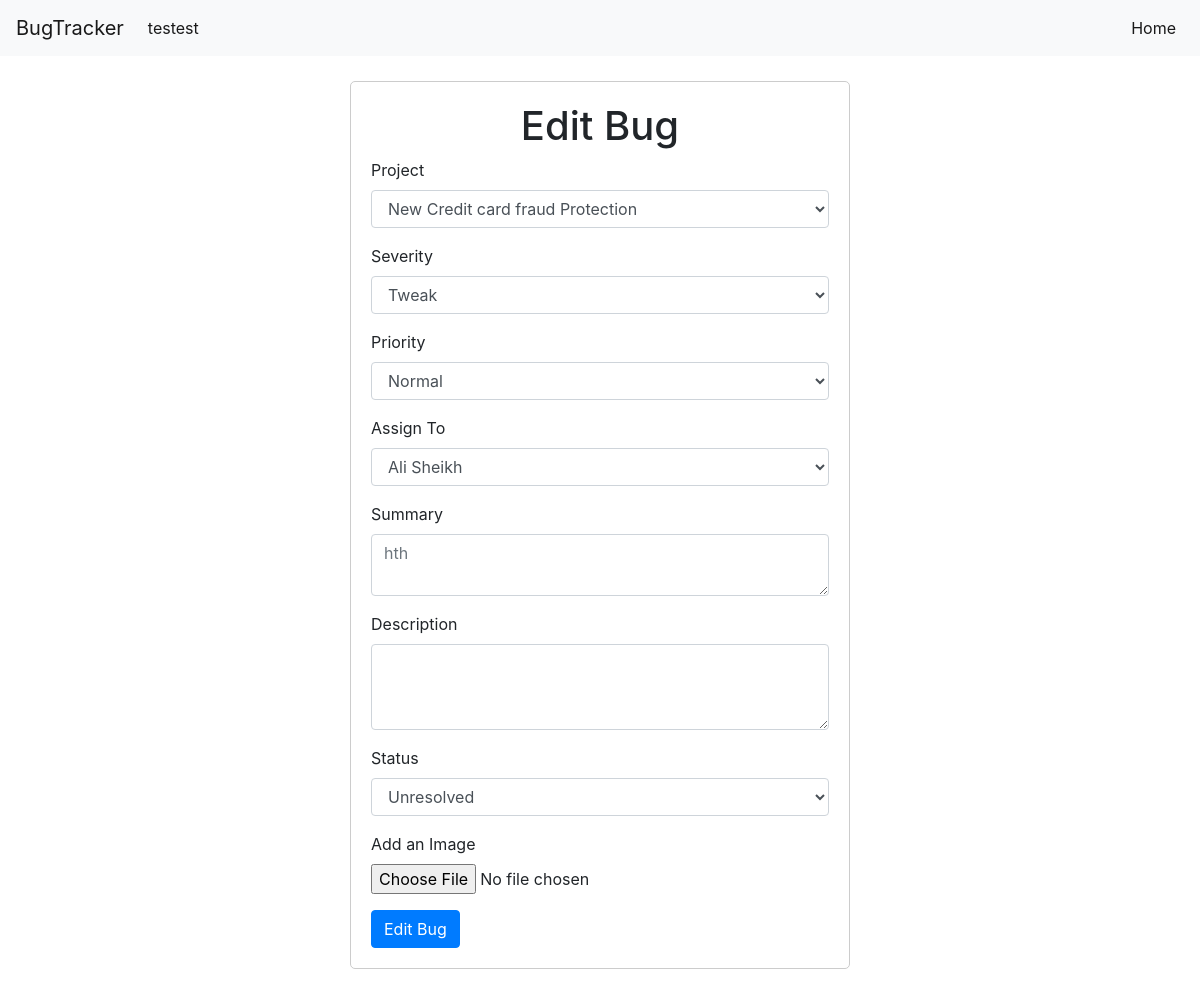
Before: /editbug/36 (signed in) with the older database file.
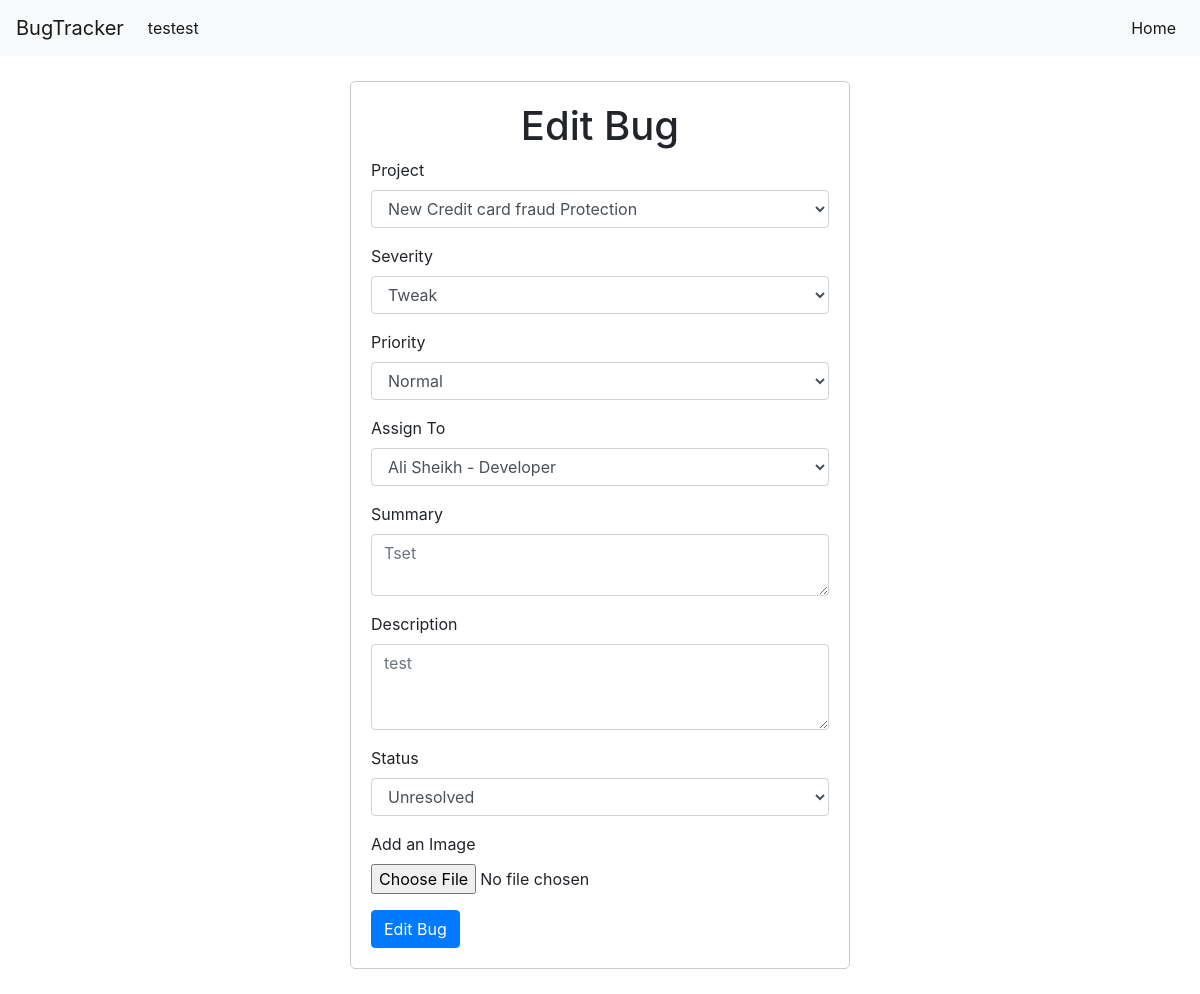
After: the same page with the newer database file.
### home/models.py (models this page shows, shortened)
class Bug(models.Model):
    project = models.CharField(max_length=122,null=True)
    Severity = models.CharField(max_length=122,null=True)
    Priority = models.CharField(max_length=122,null=True)
    Assign = models.CharField(max_length=122,null=True)
    Summary = models.TextField(null=True)
    Desc = models.TextField(null=True)
    date = models.DateField()
    Image = models.ImageField(upload_to='images/')
    status = models.CharField(max_length=50,default='Unresolved')
    created = models.DateTimeField(auto_now_add = True)
    ended = models.DateField(null=True,blank=True)
    timetaken = models.CharField(max_length=50,null=True,blank=True)
    reportedby = models.CharField(max_length=50)
    resolvedby = models.CharField(max_length=100,blank=True,null=True)

### home/views.py (the view)
# urls.py: path('editbug/<int:id>',views.editbug,name='Edit bug'),
@login_required
def editbug(request,id):
    bug = Bug.objects.get(id=id)
    if bug.status == 'Resolved':
        return render(request, 'error_page.html', {'message': 'Bug is already resolved and cannot be edited.'})
    if request.method == "POST":
        bug = Bug.objects.get(id=id)
        if bug.status == 'Resolved':
            return render(request, 'error_page.html', {'message': 'Bug is already resolved and cannot be edited.'})
        bug.project = request.POST.get('project')
        bug.Severity = request.POST.get('Severity')
        bug.Priority = request.POST.get('Priority')
        bug.Assign = request.POST.get('Assign')
        bug.Summary = request.POST.get('Summary')
        bug.Desc = request.POST.get('Desc')
        bug.Image = request.FILES.get('Image')
        bug.status = request.POST.get('status')
        if bug.status=="Resolved":
            current_user = request.user.username
            bug.resolvedby = current_user
            bug.ended = timezone.now()
            time = bug.ended-bug.created
            bug.timetaken = str(time.days)+" days "+str(time.seconds//3600)+" hr"
        bug.save()
        my_data = Bug.objects.all().order_by('created')
        reversed_data = my_data.reverse()  # Reverse the order
        if request.user.is_superuser:
            return render(request, 'bugs.html', {'reversed_data': reversed_data})
        elif request.user.is_staff:
            return render(request, 'bugs.html', {'reversed_data': reversed_data})
        else:
            my_data = Bug.objects.all().filter(reportedby=request.user).order_by('created')
            reversed_data = my_data.reverse()  # Reverse the order
            return render(request, 'clientbugs.html', {'reversed_data': reversed_data})
    else:
        bug = Bug.objects.get(id=id)
        project = Project.objects.all()
        users = User.objects.all()
        context = {
            'bug':bug,
            'project':project,
            'users' :users,
        }
        return render(request,'editbug.html',context)

### templates/editbug.html (shortened to what this page needs)
<!doctype html>
<html lang="en">
  <head>
    <link rel="stylesheet" href="https://cdn.jsdelivr.net/npm/bootstrap@4.0.0/dist/css/bootstrap.min.css">
    <nav class="navbar navbar-expand-lg navbar-light bg-light">
      <a class="navbar-brand" href="#">BugTracker</a>
      <div class="collapse navbar-collapse" id="navbarSupportedContent">
        <ul class="navbar-nav mr-auto">
          <li class="nav-item active">
            <a class="nav-link" href="">{{request.user}}</a>
          </li>
        </ul>
      </div>
      <ul class="navbar-nav mr-auto">
        <li class="nav-item active">
          <a class="nav-link" href="/staff">Home</a>
        </li>
      </ul>
    </nav>
  </head>
  <body>
    <div class="container">
        <div class="text-center">
            <h1>Edit Bug</h1>
        </div>
    <form method='post' action='/editbug/{{bug.id}}' enctype="multipart/form-data">
      <div class="form-group">
        <label for="project">Project</label>
        <select id="project" name="project" class="form-control">
          <option selected>{{bug.project}}<option>
      </div>
      <div class="form-group">
        <label for="Severity">Severity</label>
        <select id="Severity" name="Severity" class="form-control">
          <option selected>{{bug.Severity}}<option>
        </select>
      </div>
      <div class="form-group">
        <label for="Priority">Priority</label>
        <select id="Priority" name="Priority" class="form-control">
          <option selected>{{bug.Priority}}<option>
        </select>
      </div>
      <div class="form-group">
        <label for="Assign">Assign To</label>
        <select id="Assign" name="Assign" class="form-control">
          <option selected>{{bug.Assign}}<option>
      </div>
      <div class="form-group">
        <label for="Summary">Summary</label>
        <textarea class="form-control" id="Summary" name="Summary" placeholder="{{bug.Summary}}" rows="2"></textarea>
      </div>
      <div class="form-group">
        <label for="Desc">Description</label>
        <textarea class="form-control" id="Desc" name="Desc" placeholder="{{bug.Desc}}" rows="3"></textarea>
      </div>
      <div class="form-group">
        <label for="status">Status</label>
        <select id="status" name="status" class="form-control">
          <option selected>{{bug.status}}<option>
      </div>
      <div class="form-group">
        <label for="Image">Add an Image</label>
        <input type="file" class="form-control-file" id="Image" name="Image">
      </div>
      <button type="submit" class="btn btn-primary">Edit Bug</button>
    </form>
  </div>
</body>
</html>

Changed rows visible on the page:
changed Bug "New Credit card fraud Protection": Assign "Ali Sheikh" → "Ali Sheikh - Developer"; Summary "hth" → "Tset"; Desc (not shown) → "test"
